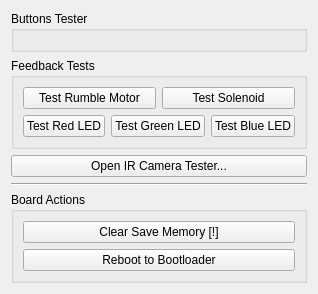
      <widget class="QWidget" name="testsTab">
       <property name="enabled">
        <bool>true</bool>
       </property>
       <attribute name="title">
        <string>Gun Tests</string>
       </attribute>
       <layout class="QVBoxLayout" name="verticalLayout" stretch="0,0,0,1,0,0">
        <item>
         <widget class="QGroupBox" name="buttonsTestArea">
          <property name="title">
           <string>Buttons Tester</string>
          </property>
          <layout class="QGridLayout" name="buttonsTestLayout"/>
         </widget>
        </item>
        <item>
         <widget class="QGroupBox" name="feedbackTestsBox">
          <property name="title">
           <string>Feedback Tests</string>
          </property>
          <layout class="QVBoxLayout" name="verticalLayout_9">
           <item>
            <layout class="QHBoxLayout" name="horizontalLayout">
             <item>
              <widget class="QPushButton" name="rumbleTestBtn">
               <property name="text">
                <string>Test Rumble Motor</string>
               </property>
              </widget>
             </item>
             <item>
              <widget class="QPushButton" name="solenoidTestBtn">
               <property name="text">
                <string>Test Solenoid</string>
               </property>
              </widget>
             </item>
            </layout>
           </item>
           <item>
            <layout class="QHBoxLayout" name="horizontalLayout_7">
             <item>
              <widget class="QPushButton" name="redLedTestBtn">
               <property name="text">
                <string>Test Red LED</string>
               </property>
              </widget>
             </item>
             <item>
              <widget class="QPushButton" name="greenLedTestBtn">
               <property name="text">
                <string>Test Green LED</string>
               </property>
              </widget>
             </item>
             <item>
              <widget class="QPushButton" name="blueLedTestBtn">
               <property name="text">
                <string>Test Blue LED</string>
               </property>
              </widget>
             </item>
            </layout>
           </item>
          </layout>
         </widget>
        </item>
        <item>
         <widget class="QPushButton" name="testBtn">
          <property name="text">
           <string>Open IR Camera Tester...</string>
          </property>
         </widget>
        </item>
        <item>
         <spacer name="verticalSpacer_3">
          <property name="orientation">
           <enum>Qt::Orientation::Vertical</enum>
          </property>
          <property name="sizeHint" stdset="0">
           <size>
            <width>20</width>
            <height>0</height>
           </size>
          </property>
         </spacer>
        </item>
        <item>
         <widget class="Line" name="line_2">
          <property name="orientation">
           <enum>Qt::Orientation::Horizontal</enum>
          </property>
         </widget>
        </item>
        <item>
         <widget class="QGroupBox" name="dangerZoneBox">
          <property name="title">
           <string>Board Actions</string>
          </property>
          <layout class="QVBoxLayout" name="verticalLayout_10">
           <item>
            <widget class="QPushButton" name="clearEepromBtn">
             <property name="text">
              <string>Clear Save Memory [!]</string>
             </property>
            </widget>
           </item>
           <item>
            <widget class="QPushButton" name="baudResetBtn">
             <property name="enabled">
              <bool>true</bool>
             </property>
             <property name="text">
              <string>Reboot to Bootloader</string>
             </property>
            </widget>
           </item>
          </layout>
         </widget>
        </item>
       </layout>
      </widget>
